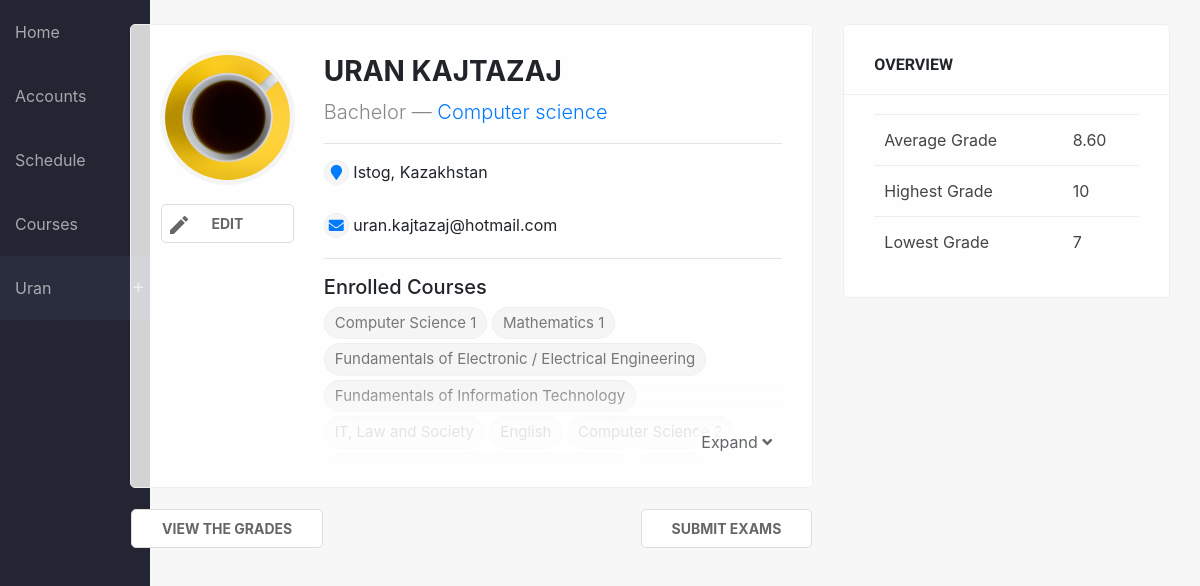
Screenshot of /profile/1 (signed in) with the database file from the repository.
### sems/models.py (models this page shows, shortened)
class Student(models.Model):
    user = models.OneToOneField(User, on_delete=models.CASCADE, null=True)
    first_name = models.CharField(max_length=100, null=True)
    last_name = models.CharField(max_length=100, null=True)
    picture = models.ImageField(null=True, blank=True, default='no-img.png')
    website = models.URLField(max_length=100, null=True, blank=True)
    email = models.EmailField(max_length=100, null=True)
    program = models.ForeignKey(Program, on_delete=models.SET_NULL, null=True)
    country = models.ForeignKey(State, on_delete=models.SET_NULL, null=True)
    city = models.CharField(max_length=100, null=True)
    course = models.ManyToManyField(Course, related_name='course', blank=True)
    course_teacher = models.ManyToManyField(Course, related_name='course_teacher', blank=True)
    viti = models.IntegerField(choices=YEARS, default=1)
    semester = models.IntegerField(choices=SEMESTER, default=1)
    level = models.CharField(max_length=100, choices=LEVELS, default=1)

class Program(models.Model):
    name = models.CharField(max_length=150)
    summary = models.TextField(null=True, blank=True)
    def __str__(self):
        return self.name

class State(models.Model):
    name = models.CharField(max_length=100)
    def __str__(self):
        return self.name

class Course(models.Model):
    name = models.CharField(max_length=200)
    summary = models.TextField(max_length=600, null=True, blank=True)
    program = models.ForeignKey(Program, on_delete=models.CASCADE)
    start_date = models.DateField()
    end_date = models.DateField()
    credits = models.IntegerField(null=True, default=0)
    obligative = models.BooleanField(default=True)
    year = models.IntegerField(choices=YEARS, default=1)
    semester = models.IntegerField(choices=SEMESTER, default=1)
    level = models.CharField(max_length=100, choices=LEVELS, default='Bachelor')
    def __str__(self):
        return self.name

### sems/views.py (the view)
# urls.py: path('profile/<int:pk>', views.student_detail, name='student_detail'),
def student_detail(request, pk):
    student = Student.objects.get(pk=pk)
    success = Grade.objects.filter(student=student.user).order_by('-grade')
    details = Grade.objects.filter(student=student.user, grade__gt=4).aggregate(Avg('grade'), Max('grade'), Min('grade'))
    if request.user.is_authenticated:
        return render(
            request, 'student_profile.html', {'student': student, 'success': success, 'details': details},
        )
    else:
        return redirect('login')

### sems/templates/student_profile.html (shortened to what this page needs)
{% extends 'base_generic.html' %}
{% block content %}
<div class="container">
    <div class="row">
        <div class="col-md-8">
            <div class="no-shade card-box">
                <div class="row">
                    <div class="col-md-3 col-xs-12 text-center">
                        <div class="thumb img-round">
                            <img src="../static/uploads/{% if student.picture %}{{ student.picture }} {% else %}no-img.png {% endif %}" />
                        </div>
                        {% if user.is_authenticated %}
                        {% if user.student.pk == student.pk or user.is_superuser %}
                        <div class="text-left">
                            <br/>
                            <a class="btn btn-primary" style="display: block" href="{% url 'user_edit' pk=student.pk %}"><i class="material-icons">edit</i>Edit</a><br/>
                        </div>
                        {% endif %}
                        {% endif %}
                    </div>
                    <div class="col-md-9 col-xs-12">
                        <h3>{{ student.first_name }} {{ student.last_name }}</h3>
                        <small class="faded lead">
                            {{ student.get_level_display }} &mdash;
                            <a href="{% url 'program_single' pk=student.program.pk %}" class="text-primary">{{ student.program }}</a>
                        </small>
                        <hr/>
                        <div><span class="sm-label label text-primary"><i class="fas fa-map-marker"></i></span> {{ student.city }}, {{ student.country }}</div><br/>
                        <div><span class="sm-label label text-primary"><i class="fas fa-envelope"></i></span> {{ student.email }}</div>
                        <hr/>
                        <h5>Enrolled Courses</h5>
                        {% if student.course.all %}
                            {% if student.course.all|length > 8 %}
                            <div class="hide">
                                <div class="white-shadow">
                                    <div onclick="showCourses(this)" id="trigger">Expand <i class="fas fa-angle-down"></i></div>
                                </div>
                            {% endif %}
                                {% for course in student.course.all %}
                                <a class="label" href="{% url 'course_detail' pk=course.pk %}" title="{{ course.summary }}">{{ course }}</a>
                                {% endfor %}
                            {% if student.course.all|length > 8 %}
                            </div>
                            {% endif %}
                            {% else %}
                        <b class="text-danger">No courses</b>
                        {% endif %}
                    </div>
                </div>
            </div>
            {% if user.is_superuser or user.student == student %}
            <div class="empty-box text-left">
                <a onclick="toggleGrades()" class="toggleBtn btn btn-primary">View the grades</a>
                <a class="float-right btn btn-primary" href="{% url 'provimet' %}">Submit exams</a>
            </div>
            {% endif %}
        </div>
        <div class="col-md-4 col-xs-12">
            <div class="card-box">
                <h6>Overview</h6>
                <table>
                    <tbody>
                        <tr>
                            <td>Average Grade</td>
                            <td>{{ details.grade__avg|floatformat:-2 }}</td>
                        </tr>
                        <tr>
                            <td>Highest Grade</td>
                            <td>{% if not details.grade__max %}&mdash;{% else %}{{ details.grade__max }}{% endif %}</td>
                        </tr>
                        <tr>
                            <td>Lowest Grade</td>
                            <td>{% if not details.grade__min %}&mdash;{% else %}{{ details.grade__min }}{% endif %}</td>
                        </tr>
                    </tbody>
                </table>
            </div>
        </div>
    </div>
</div>
{% endblock %}

### sems/templates/base_generic.html (shortened to what this page needs)
{% load static %}
<html>
<head>
    <link rel="stylesheet" href="https://use.fontawesome.com/releases/v5.0.12/css/all.css">
    <link rel="stylesheet" href="{% static 'css/bootstrap.min.css' %}">
    <link rel="stylesheet" href="{% static 'css/main.css' %}">
    <link rel="stylesheet" href="{% static 'fonts/fontawesome-all.min.css' %}">
</head>
<body>
    <div class="wrapper">
        <div class="container-fluid">
            <div class="row">
                <div class="no-padding col-md-1 col-sm-4">
                    <header>
                        <nav>
                            {% url 'home' as hom %} {% url 'students' as acc %} {% url 'programs' as prog %} {% url 'login' as log %} {% url 'student_detail' pk=user.student.pk as sd %}
                            <a href="{% url 'home' %}" {% if request.path == hom %} class="active" {% endif %}>Home</a>
                            <a href="{% url 'students' %}" {% if request.path == acc %} class="active" {% endif %}>Accounts</a>
                            <a href="{% url 'schedule' %}"> Schedule </a>
                            <a href="{% url 'programs' %}" {% if request.path == prog %} class="active" {% endif %}>Courses</a>
                            <div>
                                {% if not user.is_authenticated %}
                                <a href="{% url 'login' %}" {% if request.path == log %} class="active" {% endif %}>Login</a> {% else %}
                                <div class="dd">
                                    <a {% if request.path == sd %} class="active" {% endif %}>{{ user.student.first_name }}</a>
                                </div>
                                {% endif %}
                            </div>
                        </nav>
                    </header>
                </div>
                <div class="col-md-11 col-sm-8">
                    <br>
                    {% block content %} {% endblock %}
                </div>
            </div>
        </div>
    </div>
</body>
</html>

### sems/static/css/main.css (style rules this page uses)
* { --main-color: #006992; }
body { display: flex; flex-direction: column; background-color: #f7f7f7; min-height: 100vh; }
.wrapper { flex: 1; }
.no-padding { padding: 0; }
nav { background-color: #232632; margin-bottom: 15px; border-bottom: 1px solid #eee; height: 100vh; position: fixed; min-width: 150px; }
nav a { display: block; padding: 20px 15px; color: rgba(255,255,255,.6); transition: 100ms ease; }
a.active { color: rgba(255,255,255,.8); background-color: #2A2D3E; }
.dd::before, .minus::before { content: '+'; position: absolute; right: 0; font-size: 20px; margin-top: 15px; margin-right: 5px; }
.dd { position: relative; cursor: pointer; display: block; color: rgba(255,255,255,.6); }
.shadow-box, .card-box, .empty-box { padding: 30px; border-radius: 5px; margin-bottom: 10px; display: block; border: 1px solid #eee; position: relative; background-color: rgba(255,255,255,.8); position: relative; overflow: hidden; }
.card-box:not(.no-shade)::before { content: ''; width: 100%; height: 70px; border-bottom: 1px solid #eee; z-index: 1; left: 0; top: 0; position: absolute; }
.no-shade h4, .no-shade h3 { font-weight: bold; text-transform: uppercase; }
.card-box h6 { z-index: 5; margin-bottom: 40px; text-transform: uppercase; font-family: "Roboto"; font-weight: bold; }
.empty-box { border-color: transparent; background-color: transparent; padding: 10px 0; }
.card-box li, .card-box .label { margin-bottom: 4px; font-size: 15px; border-bottom: 1px solid #f2f2f2; position: relative; transition: 150ms ease; }
table { width: 100%; }
td, th { padding: 15px 10px; border-top: 1px solid #eee; color: #444; }
.btn { border: none; text-transform: uppercase; font-size: normal; font-weight: bold; border-radius: 4px; position: relative; padding: 6px 20px; padding-left: 30px; }
.label { display: inline-flex; justify-content: center; align-items: center; border-radius: 50px; background-color: #f5f5f5; color: #777; padding: 4px 10px; border: 1px solid #eee; }
.btn-primary, .empty-box a.btn-primary, .empty-box button.btn-primary, input.btn-primary, .btn-third, .btn-danger { border-radius: 5px; background-color: #fff; border: 1px solid #ddd; color: #666; font-size: 14px; box-shadow: none; padding: 8px 30px; background: #fff; }
.img-round { width: 65px; height: 65px; overflow: hidden; display: inline-flex; justify-content: center; align-items: center; border-radius: 100px; box-shadow: 0px 0px 0px 5px rgba(0,0,0,0.04); }
.img-round > img, .thumb > img { max-height: 110%; min-height: 100%; }
.thumb, .post-img, .single-post-img { width: 125px; height: 125px; overflow: hidden; display: inline-flex; justify-content: center; align-items: center; }
.faded { color: #888; }
.material-icons, .label .material-icons { position: absolute; left: 0; }
.btn .material-icons { left: 5; }
td { position: relative; }
.sm-label { width: 25px; height: 25px; font-size: 12px; }
.hide { max-height: 150px; overflow: hidden; position: relative; padding-bottom: 45px; transition: 250ms ease; }
.hide > .white-shadow { text-align: center; position: absolute; content: ''; height: 100%; width: 100%; z-index: 2; background: linear-gradient(transparent 50%, rgba(255,255,255,.8) 80%); display: flex; align-items: flex-end; justify-content: flex-end; }
.hide > .white-shadow > #trigger { opacity: .7; cursor: pointer; padding: 3px 10px; border-radius: 50px; background-color: rgba(255,255,255,.8); }

### rows the page displays
Student: picture (picture), first_name "URAN", last_name "KAJTAZAJ", level "Bachelor", program "Computer science", city "Istog", country "Kazakhstan", email "uran.kajtazaj@hotmail.com"
Course: name "Computer Science 1"
Course: name "Mathematics 1"
Course: name "Fundamentals of Electronic / Electrical Engineering"
Course: name "Fundamentals of Information Technology"
Course: name "IT, Law and Society"
Course: name "English"
Course: name "Computer Science 2"

### other values shown
{{ user.student.first_name }} "Uran"
{{ details.grade__avg|floatformat:-2 }} "8.60"
{{ details.grade__max }} "10"
{{ details.grade__min }} "7"
